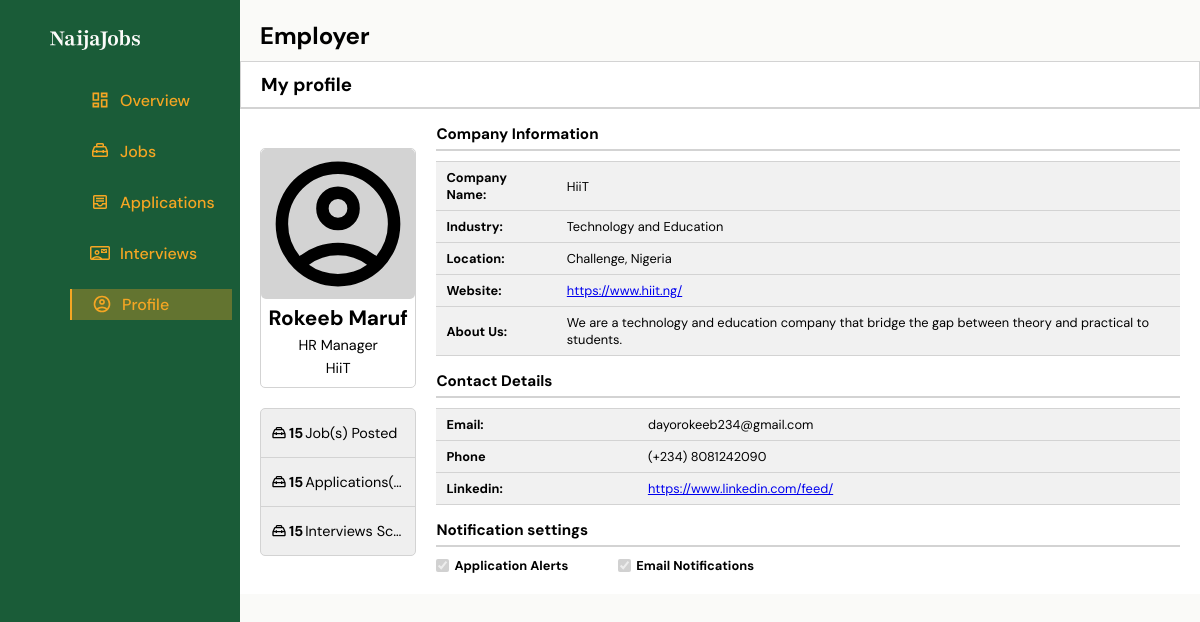
Page /employer/profile (signed in) on the committed database.
### accounts/models.py (models this page shows)
class User(AbstractUser):
    role_options = (('Employer', 'employer'),('seeker', 'Job seeker'))
    id = models.UUIDField(primary_key=True, editable=False, default=uuid.uuid4)
    role = models.CharField(max_length=20, choices= role_options)

### Employer/models.py (models this page shows, shortened)
class EmployerProfile(models.Model):
    user = models.OneToOneField(
        User,
        on_delete=models.CASCADE,
        related_name="employer_profile"
    )
    company_name = models.CharField(max_length=50)
    industry = models.CharField(max_length=50)
    location = models.TextField()
    website = models.TextField()
    about_us = models.TextField()
    email = models.CharField(max_length=50)
    phone = models.CharField(max_length=11)
    linkedin = models.TextField()
    office_held = models.CharField(max_length=30)

### Employer/views.py (the view, shortened to what this page needs)
# urls.py: path('employer/profile', views.employer_profile, name='employer profile'),
@login_required
def employer_profile(request):
    user = request.user
    if user.role != "Employer":
        return redirect("home")
    if request.method == "GET":
        try:
            profile = user.employer_profile
            return render(request, "employer/routes/profile.html", {
                "not_found": False,
                "profile": profile
            })
        except EmployerProfile.DoesNotExist:
            return render(request, "employer/routes/profile.html", {
                "not_found": True
            })

### NaijaJobs/context_processors.py (called while the page is built)
def cache_buster(request):
    return {
        "static_version": time.time_ns() if settings.DEBUG else "",
    }

### templates/employer/routes/profile.html (shortened to what this page needs)
{% extends "employer/base.html" %}
{% load static %}
{% block style %}<link rel="stylesheet" href="{% static 'css/employers-profile.css' %}?v={{ static_version }}">{% endblock %}
{% block content %}
    {% if not_found == False and profile %}
        <div class="container">
            <h2 class="h2">Employer</h2>
            <h3 class="h3">My profile</h3>
            <section class="main">
                <article>
                    <div class="image">
                        <img src="{% static 'svg/user-black.svg' %}" height="150" alt="">
                        <h4>{{ request.user.first_name }} {{ request.user.last_name }}</h4>
                        <p>{{ profile.office_held }}</p>
                        <p>{{ profile.company_name }}</p>
                    </div>
                    <div class="summary">
                        <p>
                            <img src="{% static 'svg/jobs-black.svg' %}" width="16" alt="">
                            <b>15</b>
                            <span title="Job(s) Posted">Job(s) Posted</span>
                        </p>
                        <p>
                            <img src="{% static 'svg/jobs-black.svg' %}" width="16" alt="">
                            <b>15</b>
                            <span title="Application(s) recieved">Applications(s) Recieved</span>
                        </p>
                        <p>
                            <img src="{% static 'svg/jobs-black.svg' %}" width="16" alt="">
                            <b>15</b>
                            <span title="Interview(s) Scheduled">Interviews Scheduled</span>
                        </p>
                    </div>
                </article>
                <article class="info">
                    <header>
                        <h3>Company Information</h3>
                        <table>
                            <tr>
                                <th>Company Name:</th>
                                <td>{{ profile.company_name }}</td>
                            </tr>
                            <tr>
                                <th>Industry:</th>
                                <td>{{ profile.industry }}</td>
                            </tr>
                            <tr>
                                <th>Location:</th>
                                <td>{{ profile.location }}</td>
                            </tr>
                            <tr>
                                <th>Website:</th>
                                <td><a href="{{ profile.website }}" target="_blank">{{ profile.website }}</a></td>
                            </tr>
                            <tr>
                                <th>About Us:</th>
                                <td>{{ profile.about_us }}</td>
                            </tr>
                        </table>
                    </header>
                    <main>
                        <h3>Contact Details</h3>
                        <table>
                            <tr>
                                <th>Email:</th>
                                <td>{{ profile.email }}</td>
                            </tr>
                            <tr>
                                <th>Phone</th>
                                <td>(+234) {{ profile.phone |add:0 }}</td>
                            </tr>
                            <tr>
                                <th>Linkedin:</th>
                                <td><a href="{{ profile.linkedin }}" target="_blank">{{ profile.linkedin }}</a></td>
                            </tr>
                        </table>
                    </main>
                    <footer>
                        <h3>Notification settings</h3>
                        <div class="input">
                            <label for="app">
                                <input type="checkbox" id="app" name="app" checked disabled>
                                <b>Application Alerts</b>
                            </label>
                            <label for="email">
                                <input type="checkbox" id="email" name="email" checked disabled>
                                <b>Email Notifications</b>
                            </label>
                        </div>
                    </footer>
                </article>
            </section>
        </div>
    {% endif %}
{% endblock %}

### static/css/employer-base.css (style rules this page uses)
:root { --forest-green: #1A5C38; --Nigerian-gold: #F5A623; --bg-color: #FAFAF8; --text-color: #1A1A1A; --muted: #888888; }
* { margin: 0; padding: 0; box-sizing: border-box; }
body { background-color: var(--bg-color); display: flex; max-width: 100vw; width: 100vw; font: 1rem regular; max-height: 100vh; height: 100vh; overflow: hidden; }

### static/css/employers-profile.css (style rules this page uses)
:root { --forest-green: #1A5C38; --Nigerian-gold: #F5A623; --bg-color: #FAFAF8; --text-color: #1A1A1A; --muted: #888888; }
.container { max-width: 100%; max-height: 100%; padding-block: 20px; }
.container .h2, .container .h3 { padding: 0px 20px 10px 20px; }
.container .h3 { padding: 10px 20px; background-color: white; border: 1px solid lightgrey; display: flex; align-items: center; }
.main { background-color: white; padding: 10px 20px; display: flex; align-items: center; border-top: 1px solid lightgrey; justify-content: start; column-gap: 20px; }
.main article:first-child { flex: 17; max-width: 17%; }
.main article:nth-child(2) { flex: 83; }
.image { display: flex; flex-direction: column; align-items: center; justify-content: center; width: 100%; max-height: max-content; row-gap: 5px; border: 1px solid lightgrey; border-radius: 5px; padding-bottom: 10px; }
.image img { background-color: lightgrey; border-radius: 5px; width: 100%; max-width: 100%; }
.image h4 { font-size: 1.3rem; }
.image p { font-size: .9rem; }
.summary { margin-top: 20px; font-size: .9rem; width: 100%; max-width: 100%; border: 1px solid lightgrey; background-color: rgba(211, 211, 211, 0.368); display: flex; flex-direction: column; align-items: center; justify-content: center; border-radius: 5px; }
.summary p { display: flex; align-items: center; column-gap: 2px; border-bottom: 1px solid lightgrey; padding: 15px 10px; width: 100%; justify-content: center; }
.summary p:last-child { border: 0px solid lightgrey; }
.info h3 { font-size: .95rem; padding-block: 5px; border-bottom: 2px solid lightgrey; margin-bottom: 10px; }
table { width: 100%; text-align: left; border-collapse: collapse; }
table tr { font-size: .8rem; background-color: rgba(211, 211, 211, 0.312); }
table tr td, table tr th { padding: 7px 10px; border-block: 1px solid lightgrey; }
.info header, .info main, .info footer { margin-bottom: 10px; }
.input { display: flex; align-items: center; column-gap: 50px; }
.input label { display: flex; font: .8rem regular; align-items: center; column-gap: 5px; }
.summary p span { white-space: nowrap; width: 100%; overflow-x: hidden; text-overflow: ellipsis; }

### rows in the picture
User: user.first_name "Rokeeb", user.last_name "Maruf"
EmployerProfile: office_held "HR Manager", company_name "HiiT", industry "Technology and Education", location "Challenge, Nigeria", website "https://www.hiit.ng/", about_us "We are a technology and education company that bridge the gap between theory and practical to students.", email "dayorokeeb234@gmail.com", phone|add "8081242090", linkedin "https://www.linkedin.com/feed/"
